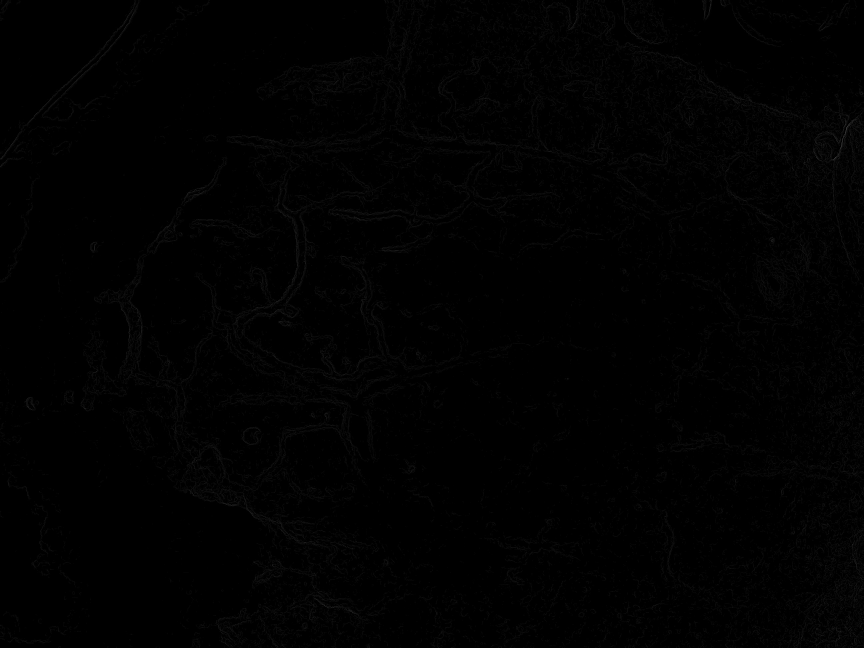
#> input picture output-2.jpg, 2592 x 1944 px, found by its file name (shown at 1/3 size); the run also reads 1 picture not shown here
$ python main.py
#> lines starting #> are read from the running program, lines starting #| are printed output that depends on the picture
#> in download_image, imReference is the input picture: shape (1944, 2592, 3); min 0, max 108, mean 1.3
#| <class 'numpy.ndarray'>
### registration_algorithm.py
from __future__ import print_function
import cv2
import numpy as np
import imutils

def alignImages(im1, im2, MAX_FEATURES, GOOD_MATCH_PERCENT):
  # Convert images to grayscale
#> called with MAX_FEATURES = 8000, GOOD_MATCH_PERCENT = 0.8
  im1Gray = cv2.cvtColor(im1, cv2.COLOR_BGR2GRAY)
  im2Gray = cv2.cvtColor(im2, cv2.COLOR_BGR2GRAY)

  # Detect ORB features and compute descriptors.
  orb = cv2.ORB_create(MAX_FEATURES)
  keypoints1, descriptors1 = orb.detectAndCompute(im1Gray, None)
#> keypoints1 = 2319 keypoints; strongest (x, y, size): (2533, 388, 31), (2545, 363, 31), (2535, 390, 31), (2547, 365, 31)
  keypoints2, descriptors2 = orb.detectAndCompute(im2Gray, None)
#> keypoints2 = 2328 keypoints; strongest (x, y, size): (2558, 360, 31), (2511, 468, 31), (2554, 363, 31), (2514, 462, 31)

  # Match features.
  matcher = cv2.DescriptorMatcher_create(cv2.DESCRIPTOR_MATCHER_BRUTEFORCE_HAMMING)
  matches = matcher.match(descriptors1, descriptors2, None)
#> matches = 2319 matches

  print(len(matches))
#| 2319
  # Sort matches by score
  # matches = matches.sort(key=lambda x: x.distance, reverse=True)
  print(len(matches))
#| 2319
  matches = sorted(matches, key=lambda x: x.distance)

  # keep only the top matches - # Remove not so good matches
  numGoodMatches = int(len(matches) * GOOD_MATCH_PERCENT)
#> numGoodMatches = 1855
  matches = matches[:numGoodMatches]
#> matches = 1855 matches

  # Draw top matches
  imMatches = cv2.drawMatches(im1, keypoints1, im2, keypoints2, matches, None)
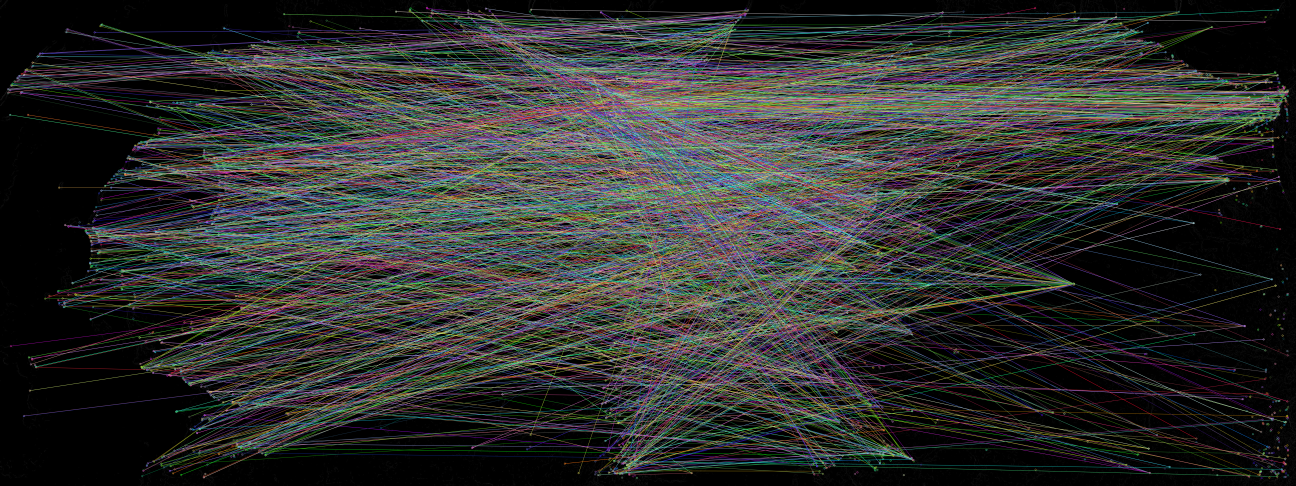
#> imMatches: shape (1944, 5184, 3) (shown at 1/4 size); mean B, G, R 47.2, 48.9, 47.7
  imMatches = imutils.resize(imMatches, width=1000)
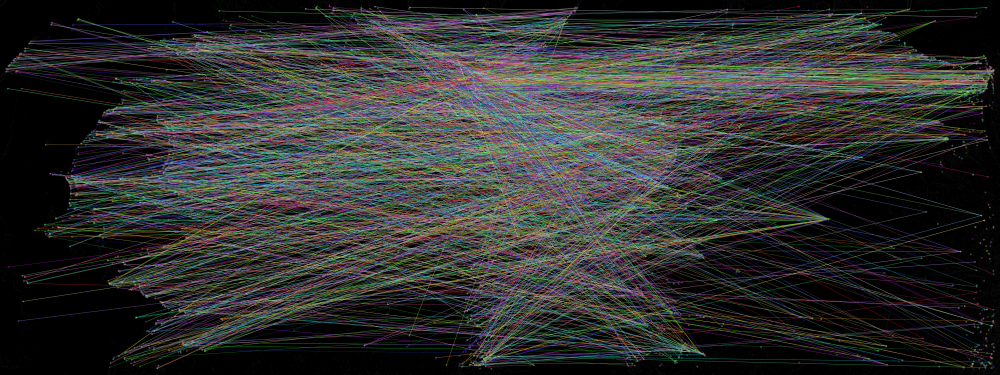
#> imMatches: shape (375, 1000, 3); mean B, G, R 47.2, 48.9, 47.7
  cv2.imshow = ("Matched Keypoints", imMatches)
  cv2.imwrite("frame_match_" + str(MAX_FEATURES) + "_" + str(GOOD_MATCH_PERCENT) + ".jpg", imMatches)

  # Extract location of good matches
  points1 = np.zeros((len(matches), 2), dtype=np.float32)
#> points1 = 1855 pairs, first value 0 to 0, second value 0 to 0
  points2 = np.zeros((len(matches), 2), dtype=np.float32)
#> points2 has the same summary as points1

  for i, match in enumerate(matches):
    points1[i, :] = keypoints1[match.queryIdx].pt
    points2[i, :] = keypoints2[match.trainIdx].pt
#> after the loop, points1 = 1855 pairs, first value 32 to 2560, second value 31 to 1909; points2 = 1855 pairs, first value 32 to 2560, second value 32 to 1905.6

  # Find homography
  h, mask = cv2.findHomography(points1, points2, cv2.RANSAC)
#> h = [[1.31, -12.07, 1699.1], [0.871, -8.06, 1139], [0.000766, -0.00709, 1]]; mask = 1855 values, max 1 at index 0, min 0 at index 2, mean 0.0205

  # Use homography
  height, width, channels = im2.shape
#> height = 1944; width = 2592; channels = 3
  im1Reg = cv2.warpPerspective(im1, h, (width, height))

  return im1Reg, h


# [30 lines left out: function download_image, not called in this run]

#Test
#download_image( MAX_FEATURES = 10000, GOOD_MATCH_PERCENT = 0.6)
#download_image(MAX_FEATURES=1000, GOOD_MATCH_PERCENT=0.8)
def download_image(MAX_FEATURES,GOOD_MATCH_PERCENT, refFilename, imFilename):
  MAX_FEATURES = MAX_FEATURES
  GOOD_MATCH_PERCENT = GOOD_MATCH_PERCENT
  # Read reference image
  refFilename = refFilename

  print("Reading reference image : ", refFilename)
  imReference = cv2.imread(refFilename,cv2.IMREAD_COLOR)
  # imReference = cv2.cvtColor(imReference,  cv2.COLOR_BGR2GRAY)

  # Read image to be aligned
  imFilename = imFilename
  print("Reading image to align : ", imFilename);
  im = cv2.imread(imFilename, cv2.IMREAD_COLOR)
  # im = cv2.cvtColor(im, cv2.COLOR_BGR2GRAY)
  #   im = cv2.cvtColor(im, cv2.IMREAD_COLOR)
  print(type(im))

  print("Aligning images ...")
  # Registered image will be resotred in imReg.
  # The estimated homography will be stored in h.
  imReg, h = alignImages(im, imReference, MAX_FEATURES, GOOD_MATCH_PERCENT)

  # Write aligned image to disk.
  outFilename = "output_" + str(MAX_FEATURES) + "_" + str(GOOD_MATCH_PERCENT) + ".jpg"
  print("Saving aligned image : ", outFilename)
  cv2.imwrite(outFilename, imReg)

  # Print estimated homography
  print("Estimated homography : \n",  h)
#| Estimated homography :
#|  [[ 1.30718503e+00 -1.20657056e+01  1.69911909e+03]
#|  [ 8.71407582e-01 -8.05992144e+00  1.13895407e+03]
#|  [ 7.66224410e-04 -7.08568340e-03  1.00000000e+00]]

#Test
#download_image( MAX_FEATURES = 10000, GOOD_MATCH_PERCENT = 0.6)
#download_image(MAX_FEATURES=1000, GOOD_MATCH_PERCENT=0.8)

### main.py
import matplotlib.pyplot as plt
from PIL import Image
from registration_algorithm import download_image

# [6 lines of commented-out code are left out]
refFilename = '/Users/natalka/PycharmProjects/image_registration_algorithm/output-2.jpg'
imFilename = '/Users/natalka/PycharmProjects/image_registration_algorithm/output-3.jpg'

def main(refFilename, imFilename):
  #MAX_FEATURES_array = [500]
  MAX_FEATURES_array = [8000]
  GOOD_MATCH_PERCENT_array = [0.8, 0.6, 0.4]

  MAX_FEATURES = 0
  GOOD_MATCH_PERCENT = 0
  for max_f in MAX_FEATURES_array:
    MAX_FEATURES = max_f
    for good_match_p in GOOD_MATCH_PERCENT_array:
        GOOD_MATCH_PERCENT = good_match_p
        try:
          download_image(MAX_FEATURES,GOOD_MATCH_PERCENT, refFilename, imFilename)
        except:
          print("less:" + str(GOOD_MATCH_PERCENT_array))

main(refFilename, imFilename)
